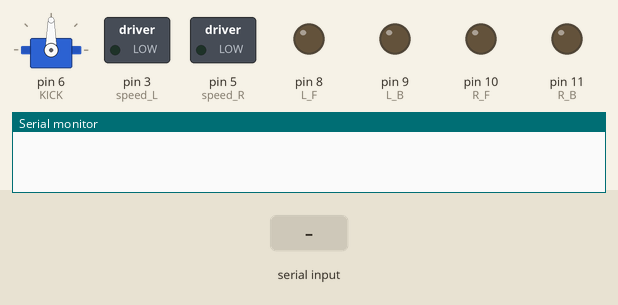
Bench run of a sketch on a simulated Arduino Uno, built with avr-gcc and run on an emulated ATmega328P. Parts: servo, switched loads named in the sketch (green lamp = pin HIGH), output pins drawn as LEDs (lit = HIGH), the last lines printed to the serial monitor. The test bench sets the inputs (shaded band).

Above: at 1.2 s.
1.3 s: "90,45\n" received over the second serial link
At 2.5 s:
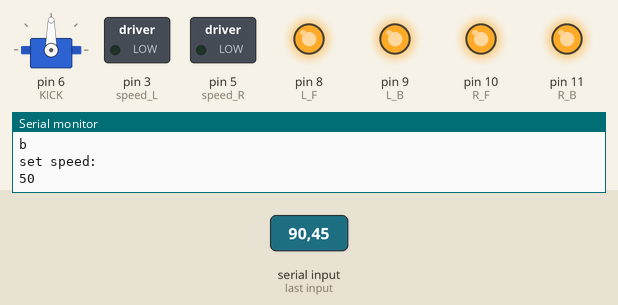
2.8 s: "30,150\n" received over the second serial link
At 3.8 s:
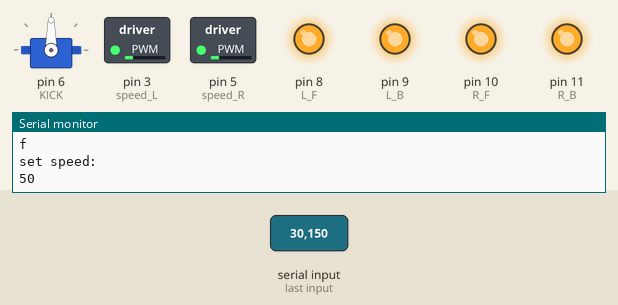
4.3 s: "2\n" received over the second serial link
5.8 s: "1\n" received over the second serial link
7.3 s: "4\n" received over the second serial link
Timing chart, 0 to 9.8 s (numbered marks = the images above; inputs shaded):
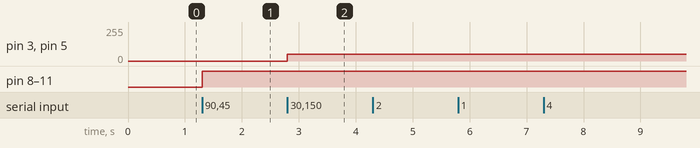

The sketch:

kmc.ino
```cpp
/*
 * dashingresham@gmail.com
 * newpal22@gmail.com
 *
 * https://www.bluetin.io/guides/l298n-h-bridge-dc-motor-driver-guide/
 */
#include<Servo.h>
#include<SoftwareSerial.h>
SoftwareSerial mySerial(2,4); //RX, TX

Servo myServo;  //creating servo object

#define L_F 8 //front left motor pin
#define L_B 9 //front right motor pin
#define R_F 10 //back left motor pin
#define R_B 11 //back right motor pin
#define speed_L 3 //left motor's speed
#define speed_R 5 //right motor's speed
#define KICK 6 // ball kick attached servo
volatile int SPEED; //motor speed

int getByte;
void setup() {
  Serial.begin(115200);
  mySerial.begin(9600);
  myServo.attach(KICK);

  pinMode(L_F, OUTPUT);
  pinMode(L_B, OUTPUT);
  pinMode(R_F, OUTPUT);
  pinMode(R_B, OUTPUT);
  pinMode(KICK, OUTPUT);
  pinMode(speed_R, OUTPUT);
  pinMode(speed_L, OUTPUT);
  }

void loop() {
if(mySerial.available() > 0){
  getByte = mySerial.read() - '0';
  switch(getByte){
    case 1:
      motorF();
      Serial.println("f");
      break;
    case 2:
      motorR();
      Serial.println("r");
      break;
    case 3:
      motorL();
      Serial.println("l");
      break;
    case 4:
      motorB();
      Serial.println("b");
      break;
    case 5:
      SPEED = 50;
      Serial.println("set speed: ");
      Serial.println(SPEED);
      break;
    case 6:
      SPEED = 100;
      Serial.print("set speed: ");
      Serial.println(SPEED);
      break;
    case 7:
      SPEED = 255;
      Serial.println("set speed: ");
      Serial.println(SPEED);
      break;
    case 8:
      servo();
      Serial.println("k");
      break;
    case 9:
      motorH();
      Serial.println("h");
      break;
    default:
      motorH();
      break;
    }

  }
}

void motorF(){
  analogWrite(speed_L, SPEED);
  analogWrite(speed_R, SPEED);
  digitalWrite(L_F, HIGH);
  digitalWrite(L_B, LOW);
  digitalWrite(R_F, HIGH);
  digitalWrite(R_B, LOW);
  }

void motorL(){
  analogWrite(speed_L, SPEED);
  analogWrite(speed_R, SPEED);
  digitalWrite(L_F, LOW);
  digitalWrite(L_B, HIGH);
  digitalWrite(R_F, HIGH);
  digitalWrite(R_B, LOW);
  }

void motorR(){
  analogWrite(speed_L, SPEED);
  analogWrite(speed_R, SPEED);
  digitalWrite(L_F, HIGH);
  digitalWrite(L_B, LOW);
  digitalWrite(R_F, LOW);
  digitalWrite(R_B, HIGH);
  }

void motorB(){
  analogWrite(speed_L, SPEED);
  analogWrite(speed_R, SPEED);
  digitalWrite(L_F, LOW);
  digitalWrite(L_B, HIGH);
  digitalWrite(R_F, LOW);
  digitalWrite(R_B, HIGH);
  }
void motorH(){
  digitalWrite(L_F, HIGH);
  digitalWrite(L_B, HIGH);
  digitalWrite(R_F, HIGH);
  digitalWrite(R_B, HIGH);
  }

void servo(){
  myServo.write(180);
  delay(200);
  myServo.write(0);
  }
```

Measured:
- after the input at 1.3 s, pin 8 (L_F), pin 9 (L_B), pin 10 (R_F), pin 11 (R_B): LOW → HIGH at once
- after the input at 2.8 s, pin 3 (speed_L), pin 5 (speed_R): 0/255 → 50/255 at once
